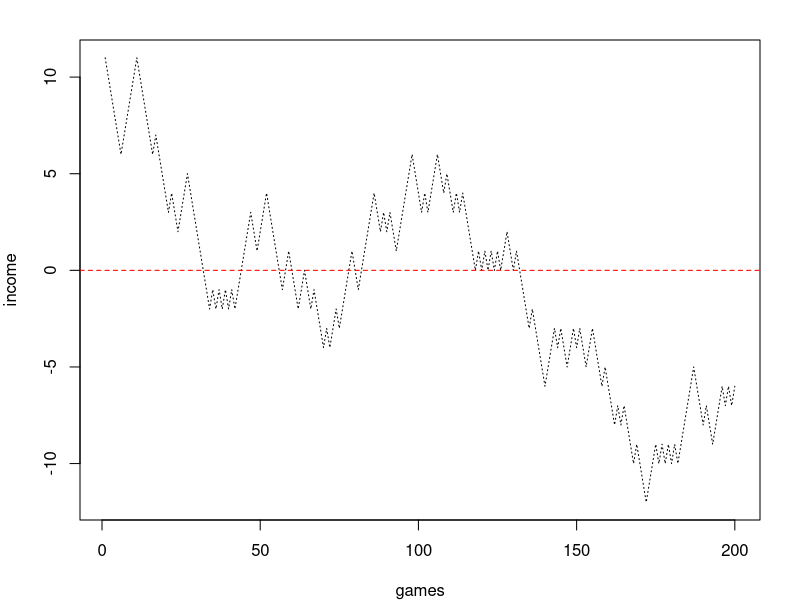
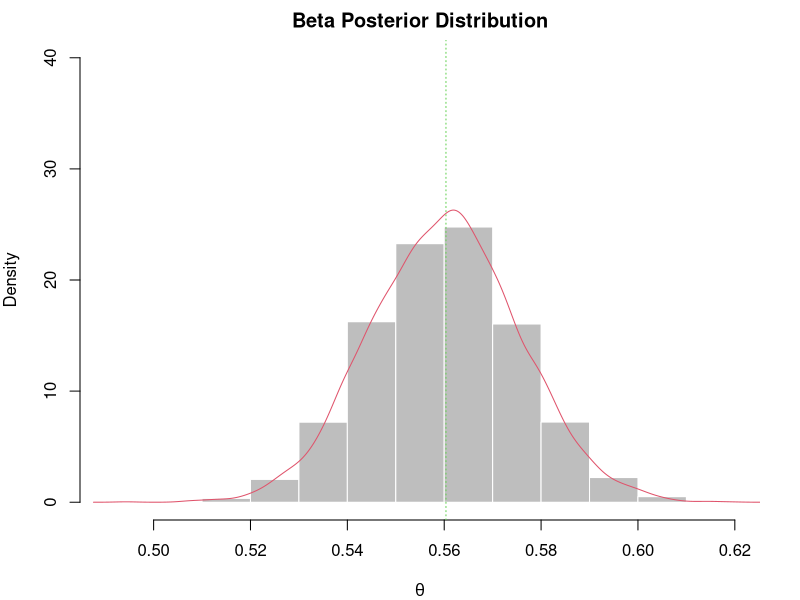

These figures' R source, in order:
## ---- chunk 1
set.seed(678)
N = 200
income = 10
games = 2*(runif(N)<0.473) - 1 ## generate 1s and -1s
out = cumsum(games) + income

par(mar = c(4,4,2,2))
plot(1:N, out, type = "l", 
     xlab = "games", ylab = "income",
     lty = 3)
abline(h = 0, lty = 2, col = "red")

## ---- chunk 2
GamblersRuin = function(i){
  income = 10
  n = 0
  while(!(income %in% c(0,20))){
    n = n + 1 ## number of runs till ruin or success
    x = runif(1)
    if(x <= 0.473){
      income = income + 1
    } else{
      income = income - 1
    }
  }
  return(c(n,income))
}

GamblersRuin()

out = lapply(X = 1:100, FUN = GamblersRuin)
out = do.call(rbind, out)

## percentage of success
sum(out[,2] == 20 )



## ---- chunk 3
study = matrix(data = c(21, 2,
                        15, 3), nrow = 2, ncol = 2, byrow = TRUE,
               dimnames = list(c("surgery", "radiation"), 
                               c("controlled", "not controlled")))

print(study)
## ---- chunk 4
## set up

## function will generate chi-squared statistics 
## using the expected distribution of the data
simulateChisq <- function(B, E, sr, sc){
    results = numeric(B)
    for(i in 1:B){
      ## review r2dtable documentation
        dat = unlist(r2dtable(1, sr, sc))
        M = matrix(dat, ncol = length(sc), nrow = length(sr))
        val = sum( sort( (M - E)^2 / E, decreasing = TRUE))
        results[i] = val
    }
    return(results)
}

## ---- chunk 5
ChisqTest <- function(data, Simulations){
    x = data
    B = Simulations
    n <- sum(x)
    sr <- rowSums(x)
    sc <- colSums(x)
    E <- outer(sr, sc, "*")/n ## ORDER MATTERS
    dimnames(E) <- dimnames(study)
    tmp <- simulateChisq(B, E, sr, sc)
    Stat <- sum(sort((x - E)^2/E, decreasing = TRUE))
    pval <- (1 + sum(tmp >=  Stat))/(B + 1)
    rawPVal = pchisq(q = Stat, df = 2, lower.tail = FALSE)
    out = list(PearsonStat = Stat, 
               MonteCarloPVal = pval, 
               rawPVal = rawPVal)
    return(out)
}

## ---- chunk 6
set.seed(123)

results <- ChisqTest(study, 10000)

print(results)

## compare against chisq.test()

## ---- chunk 7
print(1 - pnorm(q = 3.75)) ## p-value

0.56 + c(-1,1)*1.96*0.016
## ---- chunk 8
N = 10^4
set.seed(123)
x = rbeta(n = N, shape1 = 576 + 1, shape2 = 1028 - 576 + 1)
d = density(x)
hist(x = x, probability = TRUE, 
      main = "Beta Posterior Distribution",
     xlab = expression(theta), ylab = "Density",
     ylim = c(0,40), col = "gray", border = "white")
lines(x = d$x , y = d$y, type = "l", col = 2)
abline(v = median(x), lty = 3, col = "3")

print("Median: ")
print(quantile(x = x, probs = c(0.025, 0.5, 0.975)))

